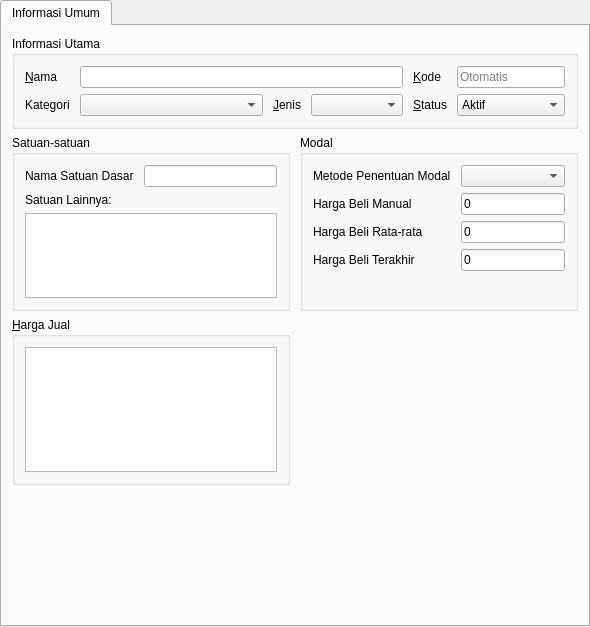
<?xml version="1.0" encoding="UTF-8"?>
<ui version="4.0">
 <class>ProductEditor</class>
 <widget class="QWidget" name="ProductEditor">
  <property name="geometry">
   <rect>
    <x>0</x>
    <y>0</y>
    <width>590</width>
    <height>627</height>
   </rect>
  </property>
  <property name="windowTitle">
   <string/>
  </property>
  <layout class="QVBoxLayout" name="verticalLayout" stretch="0">
   <property name="spacing">
    <number>0</number>
   </property>
   <property name="leftMargin">
    <number>0</number>
   </property>
   <property name="topMargin">
    <number>0</number>
   </property>
   <property name="rightMargin">
    <number>0</number>
   </property>
   <property name="bottomMargin">
    <number>0</number>
   </property>
   <item>
    <widget class="QTabWidget" name="tabWidget">
     <widget class="QWidget" name="generalTab">
      <attribute name="title">
       <string>Informasi Umum</string>
      </attribute>
      <layout class="QGridLayout" name="gridLayout_2" rowstretch="1,1,1,2">
       <property name="leftMargin">
        <number>10</number>
       </property>
       <property name="topMargin">
        <number>10</number>
       </property>
       <property name="rightMargin">
        <number>10</number>
       </property>
       <property name="bottomMargin">
        <number>10</number>
       </property>
       <property name="horizontalSpacing">
        <number>10</number>
       </property>
       <property name="verticalSpacing">
        <number>6</number>
       </property>
       <item row="0" column="0" colspan="2">
        <widget class="QGroupBox" name="generalGroup">
         <property name="title">
          <string>Informasi Utama</string>
         </property>
         <layout class="QGridLayout" name="gridLayout" columnstretch="0,2,0,1,0,0">
          <property name="leftMargin">
           <number>10</number>
          </property>
          <property name="topMargin">
           <number>10</number>
          </property>
          <property name="rightMargin">
           <number>10</number>
          </property>
          <property name="bottomMargin">
           <number>10</number>
          </property>
          <property name="horizontalSpacing">
           <number>10</number>
          </property>
          <property name="verticalSpacing">
           <number>6</number>
          </property>
          <item row="0" column="4">
           <widget class="QLabel" name="label_3">
            <property name="text">
             <string>&amp;Kode</string>
            </property>
            <property name="buddy">
             <cstring>idEdit</cstring>
            </property>
           </widget>
          </item>
          <item row="1" column="2">
           <widget class="QLabel" name="label_2">
            <property name="text">
             <string>&amp;Jenis</string>
            </property>
            <property name="buddy">
             <cstring>typeComboBox</cstring>
            </property>
           </widget>
          </item>
          <item row="1" column="1">
           <widget class="QComboBox" name="categoryComboBox"/>
          </item>
          <item row="1" column="3">
           <widget class="QComboBox" name="typeComboBox"/>
          </item>
          <item row="1" column="0">
           <widget class="QLabel" name="label_6">
            <property name="text">
             <string>Kategori</string>
            </property>
            <property name="buddy">
             <cstring>categoryComboBox</cstring>
            </property>
           </widget>
          </item>
          <item row="0" column="5">
           <widget class="QLineEdit" name="idEdit">
            <property name="readOnly">
             <bool>true</bool>
            </property>
            <property name="placeholderText">
             <string>Otomatis</string>
            </property>
           </widget>
          </item>
          <item row="1" column="4">
           <widget class="QLabel" name="label_7">
            <property name="text">
             <string>&amp;Status</string>
            </property>
            <property name="buddy">
             <cstring>statusComboBox</cstring>
            </property>
           </widget>
          </item>
          <item row="1" column="5">
           <widget class="QComboBox" name="statusComboBox">
            <property name="currentIndex">
             <number>1</number>
            </property>
            <item>
             <property name="text">
              <string>Tidak Aktif</string>
             </property>
            </item>
            <item>
             <property name="text">
              <string>Aktif</string>
             </property>
            </item>
           </widget>
          </item>
          <item row="0" column="1" colspan="3">
           <widget class="QLineEdit" name="nameEdit">
            <property name="maxLength">
             <number>100</number>
            </property>
           </widget>
          </item>
          <item row="0" column="0">
           <widget class="QLabel" name="label">
            <property name="text">
             <string>&amp;Nama</string>
            </property>
            <property name="buddy">
             <cstring>nameEdit</cstring>
            </property>
           </widget>
          </item>
         </layout>
        </widget>
       </item>
       <item row="1" column="0">
        <widget class="QGroupBox" name="uomGroup">
         <property name="title">
          <string>Satuan-satuan</string>
         </property>
         <layout class="QFormLayout" name="formLayout_2">
          <property name="horizontalSpacing">
           <number>10</number>
          </property>
          <property name="verticalSpacing">
           <number>6</number>
          </property>
          <property name="leftMargin">
           <number>10</number>
          </property>
          <property name="topMargin">
           <number>10</number>
          </property>
          <property name="rightMargin">
           <number>10</number>
          </property>
          <property name="bottomMargin">
           <number>10</number>
          </property>
          <item row="0" column="0">
           <widget class="QLabel" name="label_4">
            <property name="text">
             <string>Nama Satuan Dasar</string>
            </property>
            <property name="buddy">
             <cstring>baseUomEdit</cstring>
            </property>
           </widget>
          </item>
          <item row="0" column="1">
           <widget class="QLineEdit" name="baseUomEdit">
            <property name="maxLength">
             <number>40</number>
            </property>
           </widget>
          </item>
          <item row="2" column="0" colspan="2">
           <widget class="QTableView" name="uomTableView">
            <property name="minimumSize">
             <size>
              <width>0</width>
              <height>85</height>
             </size>
            </property>
            <property name="alternatingRowColors">
             <bool>true</bool>
            </property>
            <property name="selectionMode">
             <enum>QAbstractItemView::SingleSelection</enum>
            </property>
            <property name="selectionBehavior">
             <enum>QAbstractItemView::SelectItems</enum>
            </property>
            <property name="sortingEnabled">
             <bool>false</bool>
            </property>
            <property name="cornerButtonEnabled">
             <bool>false</bool>
            </property>
            <attribute name="horizontalHeaderStretchLastSection">
             <bool>true</bool>
            </attribute>
            <attribute name="verticalHeaderDefaultSectionSize">
             <number>20</number>
            </attribute>
            <attribute name="verticalHeaderMinimumSectionSize">
             <number>20</number>
            </attribute>
           </widget>
          </item>
          <item row="1" column="0">
           <widget class="QLabel" name="label_5">
            <property name="text">
             <string>Satuan Lainnya:</string>
            </property>
            <property name="buddy">
             <cstring>uomTableView</cstring>
            </property>
           </widget>
          </item>
         </layout>
        </widget>
       </item>
       <item row="3" column="0">
        <spacer name="verticalSpacer">
         <property name="orientation">
          <enum>Qt::Vertical</enum>
         </property>
         <property name="sizeHint" stdset="0">
          <size>
           <width>20</width>
           <height>40</height>
          </size>
         </property>
        </spacer>
       </item>
       <item row="1" column="1">
        <widget class="QGroupBox" name="groupBox">
         <property name="title">
          <string>Modal</string>
         </property>
         <layout class="QFormLayout" name="formLayout">
          <property name="horizontalSpacing">
           <number>10</number>
          </property>
          <property name="verticalSpacing">
           <number>6</number>
          </property>
          <property name="leftMargin">
           <number>10</number>
          </property>
          <property name="topMargin">
           <number>10</number>
          </property>
          <property name="rightMargin">
           <number>10</number>
          </property>
          <property name="bottomMargin">
           <number>10</number>
          </property>
          <item row="0" column="0">
           <widget class="QLabel" name="label_8">
            <property name="text">
             <string>Metode Penentuan Modal</string>
            </property>
           </widget>
          </item>
          <item row="0" column="1">
           <widget class="QComboBox" name="costingMethodComboBox"/>
          </item>
          <item row="1" column="0">
           <widget class="QLabel" name="label_9">
            <property name="text">
             <string>Harga Beli Manual</string>
            </property>
           </widget>
          </item>
          <item row="1" column="1">
           <widget class="QLineEdit" name="manualCostEdit">
            <property name="text">
             <string>0</string>
            </property>
            <property name="maxLength">
             <number>20</number>
            </property>
           </widget>
          </item>
          <item row="2" column="0">
           <widget class="QLabel" name="label_10">
            <property name="text">
             <string>Harga Beli Rata-rata</string>
            </property>
           </widget>
          </item>
          <item row="2" column="1">
           <widget class="QLineEdit" name="averageCostEdit">
            <property name="text">
             <string>0</string>
            </property>
            <property name="readOnly">
             <bool>true</bool>
            </property>
           </widget>
          </item>
          <item row="3" column="0">
           <widget class="QLabel" name="label_11">
            <property name="text">
             <string>Harga Beli Terakhir</string>
            </property>
           </widget>
          </item>
          <item row="3" column="1">
           <widget class="QLineEdit" name="lastPurchaseCostEdit">
            <property name="text">
             <string>0</string>
            </property>
            <property name="readOnly">
             <bool>true</bool>
            </property>
           </widget>
          </item>
         </layout>
        </widget>
       </item>
       <item row="2" column="0">
        <widget class="QGroupBox" name="groupBox_2">
         <property name="title">
          <string>&amp;Harga Jual</string>
         </property>
         <layout class="QVBoxLayout" name="verticalLayout_2">
          <property name="spacing">
           <number>6</number>
          </property>
          <property name="leftMargin">
           <number>10</number>
          </property>
          <property name="topMargin">
           <number>10</number>
          </property>
          <property name="rightMargin">
           <number>10</number>
          </property>
          <property name="bottomMargin">
           <number>10</number>
          </property>
          <item>
           <widget class="QTableView" name="priceTableView">
            <property name="minimumSize">
             <size>
              <width>0</width>
              <height>125</height>
             </size>
            </property>
            <property name="alternatingRowColors">
             <bool>true</bool>
            </property>
            <property name="selectionMode">
             <enum>QAbstractItemView::SingleSelection</enum>
            </property>
            <property name="sortingEnabled">
             <bool>false</bool>
            </property>
            <property name="cornerButtonEnabled">
             <bool>false</bool>
            </property>
            <attribute name="horizontalHeaderStretchLastSection">
             <bool>false</bool>
            </attribute>
            <attribute name="verticalHeaderCascadingSectionResizes">
             <bool>true</bool>
            </attribute>
            <attribute name="verticalHeaderDefaultSectionSize">
             <number>20</number>
            </attribute>
            <attribute name="verticalHeaderMinimumSectionSize">
             <number>20</number>
            </attribute>
            <attribute name="verticalHeaderStretchLastSection">
             <bool>false</bool>
            </attribute>
           </widget>
          </item>
         </layout>
        </widget>
       </item>
      </layout>
     </widget>
    </widget>
   </item>
  </layout>
 </widget>
 <tabstops>
  <tabstop>nameEdit</tabstop>
  <tabstop>idEdit</tabstop>
  <tabstop>categoryComboBox</tabstop>
  <tabstop>typeComboBox</tabstop>
  <tabstop>statusComboBox</tabstop>
  <tabstop>baseUomEdit</tabstop>
  <tabstop>uomTableView</tabstop>
  <tabstop>costingMethodComboBox</tabstop>
  <tabstop>manualCostEdit</tabstop>
  <tabstop>averageCostEdit</tabstop>
  <tabstop>lastPurchaseCostEdit</tabstop>
  <tabstop>priceTableView</tabstop>
 </tabstops>
 <resources/>
 <connections/>
</ui>
